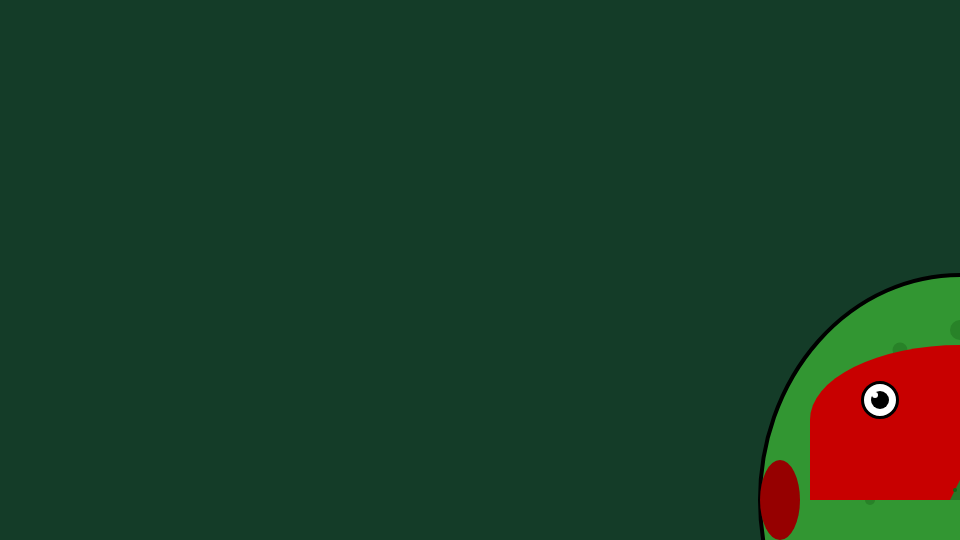
Frame 1 (no input)
Frame 60 (no input): identical to frame 1, image omitted
Frame 120 (the mouse pressed at the canvas centre since frame 60): identical to frame 1, image omitted

The p5.js sketch that drew this single still picture (run headless with seeded random() and noise() and a simulated clock; from frame 60 on, the mouse is pressed at the canvas centre):

// p5.js sketch
// ── sketch.js
/*
You Assignment
Using functions documented here: https://p5js.org/reference/#Shape

Draw your SUPER HERO FACE and INSIGNIA

What's your super hero identity? Make Draw your super hero face and super hero insignia


= Rules = 
- Change the Canvas Size https://p5js.org/reference/p5/createCanvas/ 
- Change the background color to be something other than grey (hint: RGB) https://p5js.org/reference/p5/background/
- You MUST NOT use text to draw your initial, you have to use shapes
- You MAY use text to make parts of your face, but you don't have to.
- You MUST use AT LEAST 3 different shape functions (ideally more!), and one of them has to be arc
- You MUST to use at least 3 different colors
- You MUST ADD something to your face, it can be normal or silly. Eg glasses, hat, fangs, mask, Robot antenna.
- you MUST add COMMENTS explaining what you're doing. eg "// this circle is the head"

= Hints =
- Calling stroke or fill to change a color changes the stroke or fill for every shape that follows,
  until you call stroke or fill again.
- Get used to looking up things in the documentation, instead of asking the teacher
- Get used to trying things out to see what happens, instead of asking the teacher
- Get used to fialing and trying agian and failing and trying again until it finally works!
- If you can't get something to work as expected, 
  try asking a classmate to look at it. 
  Sometimes it just needs fresh eyes.

*/
/*
Canvas size: 
NOTE: the hallway displays we are setting up have the dimensions
width: 1920, Height: 1080
So, always make your canvases that size, 
so it will be easy to show off your work on our screens.
createCanvas(1920, 1080); 

BUT, if you want the canvas to be SMALLER on your computer, you can SCALE the canvasWidth and canvasHeight by some amount, and call the scale(amount) function before you draw anything to the screen.
Then you can use all coordinates as if it's a 1920x1080 screen, 
but it will fit whatever size you need. SO:

createCanvas(canvasWidth * scaleAmount, canvasHeight * scaleAmount); // scale the canvas width and height 
scale(scaleAmount);  // this shrinks down everything that comes after it.

*/

let canvasWidth = 1920;
let canvasHeight = 1080;
let scaleAmount = .5;

function setup() {
  createCanvas(canvasWidth * scaleAmount, canvasHeight * scaleAmount); // scale the canvas width and height 
  scale(scaleAmount);  // this shrinks down everything that comes after it.
  console.log("TMNT starting");
}

function draw() {
  // Set background to dark green (sewer-like) instead of grey
  background(20, 60, 40);
  
  // Draw TMNT face and insignia
  drawTMNTFace();
  drawTMNTInsignia();
}

function drawTMNTFace() {
  // TMNT head (oval shape for turtle head)
  fill(50, 150, 50); // Green turtle skin
  stroke(0);
  strokeWeight(4);
  ellipse(960, 500, 400, 450); // Large turtle head (oval)
  
  // Turtle head texture/scales (small circles for realistic turtle skin)
  fill(40, 130, 40); // Slightly darker green for scales
  noStroke();
  // Top of head scales
  circle(900, 350, 15);
  circle(960, 330, 20);
  circle(1020, 350, 15);
  // Side scales
  circle(850, 450, 12);
  circle(1070, 450, 12);
  circle(870, 500, 10);
  circle(1050, 500, 10);
  
  // TMNT eye mask (red bandana with flowing tie ends)
  fill(200, 0, 0); // Red bandana
  noStroke();
  arc(960, 420, 300, 150, PI, TWO_PI); // Top part of mask
  rect(810, 420, 300, 80); // Bottom part of mask
  
  // Bandana tie ends (flapping in the wind)
  fill(150, 0, 0); // Darker red for tie ends
  noStroke();
  ellipse(780, 500, 40, 80); // Left tie end
  ellipse(1140, 500, 40, 80); // Right tie end
  
  // Eyes (visible through mask holes)
  fill(255, 255, 255); // White eyes
  stroke(0);
  strokeWeight(3);
  circle(880, 400, 35); // Left eye
  circle(1040, 400, 35); // Right eye
  
  // Eye pupils (determined look)
  fill(0, 0, 0); // Black pupils
  noStroke();
  circle(880, 400, 18); // Left pupil
  circle(1040, 400, 18); // Right pupil
  
  // Eye highlights (white dots for realistic eyes)
  fill(255, 255, 255);
  circle(875, 395, 6); // Left highlight
  circle(1035, 395, 6); // Right highlight
  
  // Turtle nose (small triangle with nostrils)
  fill(40, 120, 40); // Darker green for nose
  noStroke();
  triangle(960, 480, 950, 500, 970, 500); // Triangle nose
  // Nostrils
  fill(20, 100, 20);
  circle(955, 490, 4); // Left nostril
  circle(965, 490, 4); // Right nostril
  
  // Turtle mouth (determined expression)
  fill(0, 0, 0); // Black mouth
  noStroke();
  arc(960, 550, 100, 40, 0, PI); // Wide determined mouth
  
  // Turtle teeth (small triangles)
  fill(255, 255, 255); // White teeth
  noStroke();
  triangle(940, 550, 935, 570, 945, 570); // Left tooth
  triangle(980, 550, 975, 570, 985, 570); // Right tooth
  
  // Turtle chin/jawline
  fill(45, 140, 45); // Slightly different green for jaw
  noStroke();
  arc(960, 600, 120, 60, 0, PI); // Chin definition
}

function drawTMNTInsignia() {
  // Draw TMNT insignia in top right corner
  push(); // Save current transformation state
  translate(1400, 200); // Move to top right area
  
  // TMNT head silhouette (large oval)
  fill(30, 100, 30); // Dark green head
  stroke(0);
  strokeWeight(4);
  ellipse(0, 0, 200, 250); // Main head shape
  
  // Head texture/scales
  fill(20, 80, 20); // Darker green scales
  noStroke();
  circle(-30, -40, 8);
  circle(0, -50, 10);
  circle(30, -40, 8);
  circle(-20, -10, 6);
  circle(20, -10, 6);
  
  // Red bandana on head
  fill(200, 0, 0); // Red bandana
  noStroke();
  arc(0, -20, 150, 80, PI, TWO_PI); // Top part of bandana
  rect(-75, -20, 150, 40); // Bottom part of bandana
  
  // Bandana tie ends
  fill(150, 0, 0); // Darker red tie ends
  noStroke();
  ellipse(-60, 0, 20, 40); // Left tie end
  ellipse(60, 0, 20, 40); // Right tie end
  
  // Eyes (white circles)
  fill(255, 255, 255); // White eyes
  stroke(0);
  strokeWeight(2);
  circle(-30, -30, 20); // Left eye
  circle(30, -30, 20); // Right eye
  
  // Eye pupils
  fill(0, 0, 0); // Black pupils
  noStroke();
  circle(-30, -30, 10); // Left pupil
  circle(30, -30, 10); // Right pupil
  
  // Turtle nose
  fill(20, 80, 20); // Dark green nose
  noStroke();
  triangle(0, -10, -5, 5, 5, 5); // Triangle nose
  
  // Turtle mouth
  fill(0, 0, 0); // Black mouth
  noStroke();
  arc(0, 20, 40, 20, 0, PI); // Smile
  
  // Ninja weapons around the head
  fill(100, 100, 100); // Gray weapons
  stroke(0);
  strokeWeight(2);
  // Nunchucks
  line(-100, -60, -80, -40);
  line(-80, -40, -60, -60);
  circle(-100, -60, 6);
  circle(-60, -60, 6);
  
  // Sai (three-pronged weapon)
  line(100, -60, 120, -40);
  line(120, -40, 140, -60);
  line(120, -40, 120, -30);
  
  pop(); // Restore transformation state
}
// ── superhero.html
<!DOCTYPE html>
<html lang="en">
<head>
    <meta charset="UTF-8">
    <meta name="viewport" content="width=device-width, initial-scale=1.0">
    <title>Superhero Face & Insignia</title>
    <script src="https://cdnjs.cloudflare.com/ajax/libs/p5.js/1.7.0/p5.min.js"></script>
    <style>
        body {
            margin: 0;
            padding: 20px;
            background-color: #1a1a1a;
            display: flex;
            justify-content: center;
            align-items: center;
            min-height: 100vh;
        }
    </style>
</head>
<body>
    <script>
        // Canvas dimensions for hallway display
        const canvasWidth = 1920;
        const canvasHeight = 1080;
        const scaleAmount = 0.5; // Scale down for computer display

        function setup() {
            // Create canvas with scaling for display
            createCanvas(canvasWidth * scaleAmount, canvasHeight * scaleAmount);
            scale(scaleAmount); // Scale everything down
        }

        function draw() {
            // Set background to dark green (sewer-like) instead of grey
            background(20, 60, 40);
            
            // Draw TMNT face and insignia
            drawTMNTFace();
            drawTMNTInsignia();
        }

        function drawTMNTFace() {
            // TMNT head (larger oval shape for detailed turtle head)
            fill(50, 150, 50); // Green turtle skin
            stroke(0);
            strokeWeight(4);
            ellipse(960, 500, 400, 450); // Large turtle head (oval)
            
            // Turtle head texture/scales (small circles)
            fill(40, 130, 40); // Slightly darker green for scales
            noStroke();
            // Top of head scales
            circle(900, 350, 15);
            circle(960, 330, 20);
            circle(1020, 350, 15);
            // Side scales
            circle(850, 450, 12);
            circle(1070, 450, 12);
            circle(870, 500, 10);
            circle(1050, 500, 10);
            
            // TMNT eye mask (red bandana with more detail)
            fill(200, 0, 0); // Red bandana
            noStroke();
            arc(960, 420, 300, 150, PI, TWO_PI); // Top part of mask
            rect(810, 420, 300, 80); // Bottom part of mask
            
            // Bandana tie ends (flapping in the wind)
            fill(150, 0, 0); // Darker red for tie ends
            noStroke();
            ellipse(780, 500, 40, 80); // Left tie end
            ellipse(1140, 500, 40, 80); // Right tie end
            
            // Eyes (visible through mask holes)
            fill(255, 255, 255); // White eyes
            stroke(0);
            strokeWeight(3);
            circle(880, 400, 35); // Left eye
            circle(1040, 400, 35); // Right eye
            
            // Eye pupils (determined look)
            fill(0, 0, 0); // Black pupils
            noStroke();
            circle(880, 400, 18); // Left pupil
            circle(1040, 400, 18); // Right pupil
            
            // Eye highlights (white dots)
            fill(255, 255, 255);
            circle(875, 395, 6); // Left highlight
            circle(1035, 395, 6); // Right highlight
            
            // Turtle nose (small triangle with nostrils)
            fill(40, 120, 40); // Darker green for nose
            noStroke();
            triangle(960, 480, 950, 500, 970, 500); // Triangle nose
            // Nostrils
            fill(20, 100, 20);
            circle(955, 490, 4); // Left nostril
            circle(965, 490, 4); // Right nostril
            
            // Turtle mouth (determined expression)
            fill(0, 0, 0); // Black mouth
            noStroke();
            arc(960, 550, 100, 40, 0, PI); // Wide determined mouth
            
            // Turtle teeth (small triangles)
            fill(255, 255, 255); // White teeth
            noStroke();
            triangle(940, 550, 935, 570, 945, 570); // Left tooth
            triangle(980, 550, 975, 570, 985, 570); // Right tooth
            
            // Turtle chin/jawline
            fill(45, 140, 45); // Slightly different green for jaw
            noStroke();
            arc(960, 600, 120, 60, 0, PI); // Chin definition
        }
        
        function drawHexagon(x, y, size) {
            // Helper function to draw hexagonal shell segments
            beginShape();
            for (let i = 0; i < 6; i++) {
                let angle = (TWO_PI / 6) * i;
                let hexX = x + cos(angle) * size;
                let hexY = y + sin(angle) * size;
                vertex(hexX, hexY);
            }
            endShape(CLOSE);
        }

        function drawTMNTInsignia() {
            // Draw TMNT head insignia in top right corner
            push(); // Save current transformation state
            translate(1400, 200); // Move to top right area
            
            // TMNT head silhouette (large oval)
            fill(30, 100, 30); // Dark green head
            stroke(0);
            strokeWeight(4);
            ellipse(0, 0, 200, 250); // Main head shape
            
            // Head texture/scales
            fill(20, 80, 20); // Darker green scales
            noStroke();
            circle(-30, -40, 8);
            circle(0, -50, 10);
            circle(30, -40, 8);
            circle(-20, -10, 6);
            circle(20, -10, 6);
            
            // Red bandana on head
            fill(200, 0, 0); // Red bandana
            noStroke();
            arc(0, -20, 150, 80, PI, TWO_PI); // Top part of bandana
            rect(-75, -20, 150, 40); // Bottom part of bandana
            
            // Bandana tie ends
            fill(150, 0, 0); // Darker red tie ends
            noStroke();
            ellipse(-60, 0, 20, 40); // Left tie end
            ellipse(60, 0, 20, 40); // Right tie end
            
            // Eyes (white circles)
            fill(255, 255, 255); // White eyes
            stroke(0);
            strokeWeight(2);
            circle(-30, -30, 20); // Left eye
            circle(30, -30, 20); // Right eye
            
            // Eye pupils
            fill(0, 0, 0); // Black pupils
            noStroke();
            circle(-30, -30, 10); // Left pupil
            circle(30, -30, 10); // Right pupil
            
            // Turtle nose
            fill(20, 80, 20); // Dark green nose
            noStroke();
            triangle(0, -10, -5, 5, 5, 5); // Triangle nose
            
            // Turtle mouth
            fill(0, 0, 0); // Black mouth
            noStroke();
            arc(0, 20, 40, 20, 0, PI); // Smile
            
            // Ninja weapons around the head
            fill(100, 100, 100); // Gray weapons
            stroke(0);
            strokeWeight(2);
            // Nunchucks
            line(-100, -60, -80, -40);
            line(-80, -40, -60, -60);
            circle(-100, -60, 6);
            circle(-60, -60, 6);
            
            // Sai (three-pronged weapon)
            line(100, -60, 120, -40);
            line(120, -40, 140, -60);
            line(120, -40, 120, -30);
            
            pop(); // Restore transformation state
        }
    </script>
</body>
</html>
